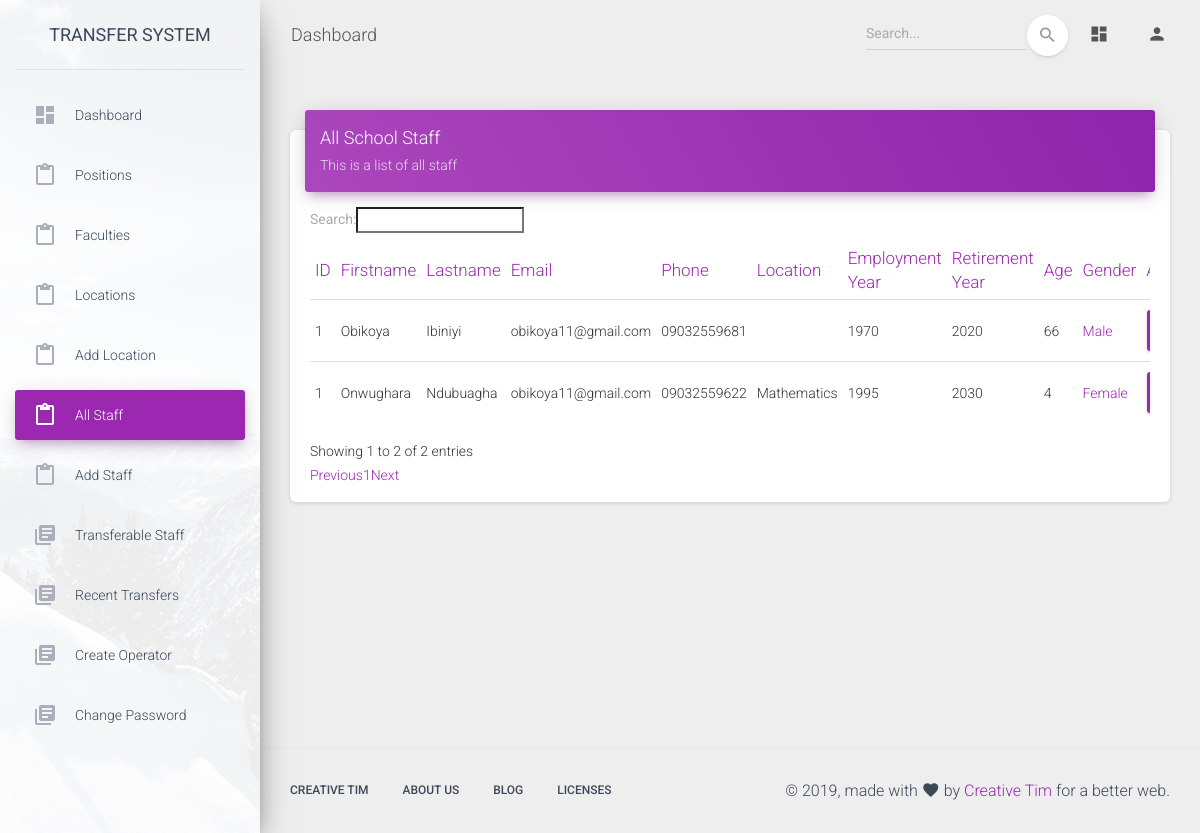
Page /admin/all_staff.php (signed in) on the earlier database version.
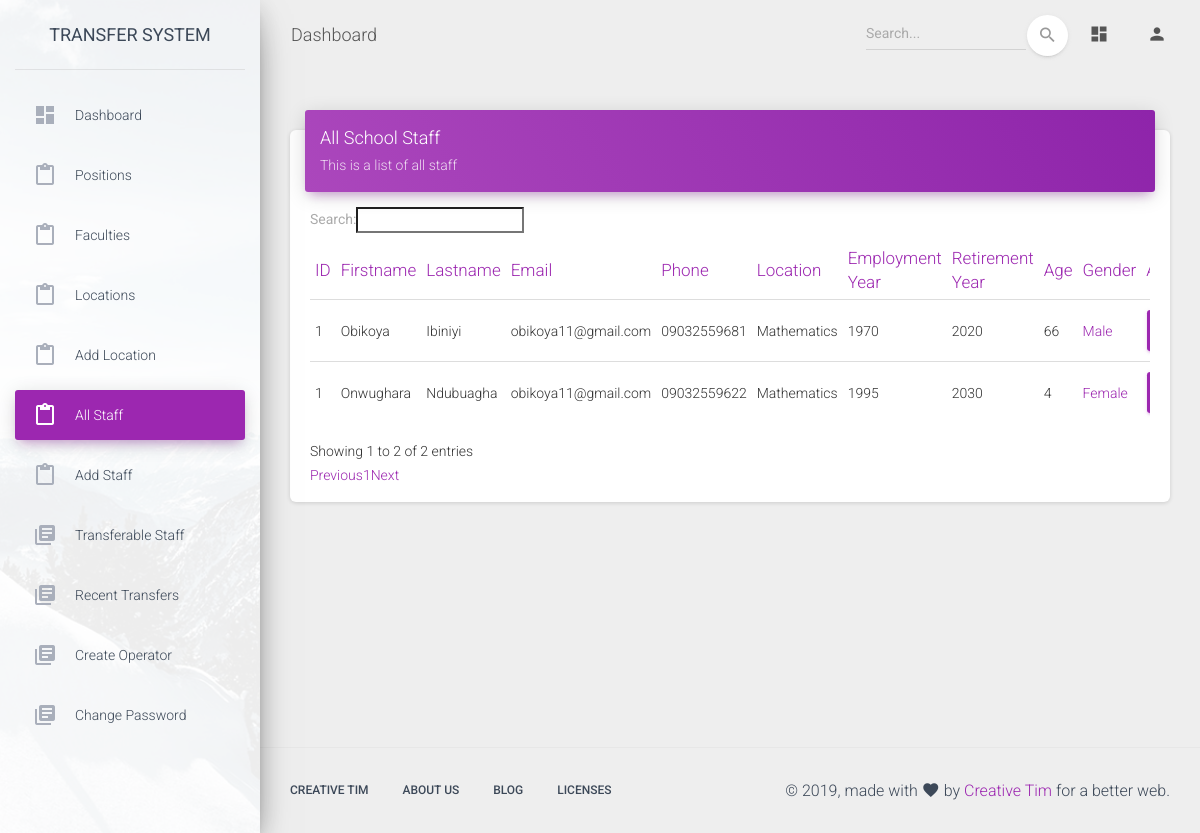
Same page on the later database version.
### tables this page shows
CREATE TABLE `staff` (
  `id` int(11) NOT NULL,
  `staff_id` varchar(255) NOT NULL,
  `firstname` varchar(255) NOT NULL,
  `lastname` varchar(255) NOT NULL,
  `email` varchar(255) NOT NULL,
  `phone` varchar(255) NOT NULL,
  `year_of_employment` smallint(6) NOT NULL,
  `date_of_birth` date NOT NULL,
  `qualification` varchar(255) NOT NULL,
  `last_transfer_date` date NOT NULL COMMENT 'date of recent transfer date',
  `year_of_retirement` smallint(6) NOT NULL,
  `age` int(11) NOT NULL,
  `gender` enum('Male','Female') NOT NULL,
  `faculty_id` varchar(255) NOT NULL,
  `location_id` varchar(255) NOT NULL,
  `position_id` varchar(255) NOT NULL,
  `created_at` timestamp NOT NULL DEFAULT CURRENT_TIMESTAMP,
  `updated_at` timestamp NOT NULL DEFAULT CURRENT_TIMESTAMP
);

CREATE TABLE `locations` (
  `id` int(11) NOT NULL,
  `name` varchar(255) NOT NULL,
  `location_id` varchar(255) NOT NULL,
  `faculty_id` varchar(255) NOT NULL,
  `created_at` datetime NOT NULL DEFAULT CURRENT_TIMESTAMP
);

### app/classes/Admin.php (called while the page is built, shortened)
<?php
class Admin extends Master
{
    public function get_location_name($location_id)
    {
        $data = ['name'];
        $table = "locations";
        $where = "WHERE location_id = '$location_id'";
        $location = $this->getData($data,$table,$where);
        return !empty($location)? $location['name']: "";
    }
    public function get_all_staff()
    {
        $data = "*";
        $table = "staff";
        $staff = $this->getAllData($data,$table);
        if(empty($staff)){
            return array();
        }else{
            return $staff;
        }
    }
}

### app/classes/Master.php (called while the page is built, shortened)
<?php
class Master
{
    protected $db;
    function __construct($db_conn){
        $this->db = $db_conn;
    }
    public function getData($data, $table, $where = '')
    {
        try {
            if ($data != '*') {
                $selections = implode(', ', $data);
            } else {
                $selections = '*';
            }
            $stmt = $this->db->prepare("SELECT {$selections} FROM `$table` " . $where . " LIMIT 1");
            $stmt->execute();
            $settings_data = $stmt->fetch(PDO::FETCH_ASSOC);
            if ($stmt->rowCount() > 0) {
                return $settings_data;
            }
        } catch (PDOException $e) {
            echo $e->getMessage();
        }
    }
    public function getAllData($data, $table, $where = '')
    {
        $settings_data=array();
        try {
            if ($data != '*') {
                $selections = implode(', ', $data);
            } else {
                $selections = '*';
            }
            $stmt = $this->db->prepare("SELECT {$selections} FROM `$table` " . $where . "");
            $stmt->execute();
            $settings_data = $stmt->fetchAll(PDO::FETCH_ASSOC);
            if ($stmt->rowCount() > 0) {
                return $settings_data;
            }
        } catch (PDOException $e) {
            return $settings_data;
        }
    }
}

### admin/all_staff.php (the view, shortened to what the changed rows need)
<?php
include '../app/init.php';
$admin = new Admin($db_conn);
$staff = $admin->get_all_staff();
?>
<!DOCTYPE html>
<html lang="en">
<head>
  <link rel="stylesheet" href="https://maxcdn.bootstrapcdn.com/font-awesome/latest/css/font-awesome.min.css">
  <link href="../assets/css/material-dashboard.css?v=2.1.1" rel="stylesheet" />
  <link href="../assets/demo/demo.css" rel="stylesheet" />
    <link rel="stylesheet" type="text/css" href="https://cdn.datatables.net/v/dt/dt-1.10.18/datatables.min.css"/>
</head>
<body class="">
  <div class="wrapper ">
    <div class="main-panel">
      <div class="content">
        <div class="container-fluid">
            <div class="row">
                <div class="col-md-12">
                    <div class="card">
                        <div class="card-body">
                            <div class="table-responsive">
                                <table class="table" id="staff">
                                    <thead class=" text-primary">
                                    <th>
                                        ID
                                    </th>
                                    <th>
                                        Firstname
                                    </th>
                                    <th>
                                        Lastname
                                    </th>
                                    <th>
                                        Email
                                    </th>
                                    <th>
                                        Phone
                                    </th>
                                    <th>
                                        Location
                                    </th>
                                    <th>
                                        Employment Year
                                    </th>
                                    <th>
                                        Retirement Year
                                    </th>
                                    <th>
                                        Age
                                    </th>
                                    <th>
                                        Gender
                                    </th>
                                    <th>Action</th>
                                    </thead>
                                    <tbody>
                                    <?php
                                    if(!empty($staff) && count($staff) > 0){
                                        foreach ($staff as $st){
                                    ?>
                                    <tr>
                                        <td>
                                            1
                                        </td>
                                        <td>
                                            <?php if(isset($st['firstname'])) echo $st['firstname'] ?>
                                        </td>
                                        <td>
                                            <?php if(isset($st['lastname'])) echo $st['lastname'] ?>
                                        </td>
                                        <td>
                                            <?php if(isset($st['email'])) echo $st['email'] ?>
                                        </td>
                                        <td>
                                            <?php if(isset($st['phone'])) echo $st['phone'] ?>
                                        </td>
                                        <td>
                                            <?php if(isset($st['location_id'])) echo $admin->get_location_name($st['location_id']) ?>
                                        </td>
                                        <td>
                                            <?php if(isset($st['year_of_employment'])) echo $st['year_of_employment'] ?>
                                        </td>
                                        <td>
                                            <?php if(isset($st['year_of_retirement'])) echo $st['year_of_retirement'] ?>
                                        </td>
                                        <td>
                                            <?php if(isset($st['age'])) echo $st['age'] ?>
                                        </td>
                                        <td class="text-primary">
                                            <?php if(isset($st['gender'])) echo $st['gender'] ?>
                                        </td>
                                        <td>
                                            <a href="edit_staff.php?sid=<?= base64_encode($st['staff_id']) ?>"
                                               class="btn btn-primary">Edit</a>
                                        </td>
                                    </tr>
                                    <?php   }
                                    } ?>
                                    </tbody>
                                </table>
                            </div>
                        </div>
                    </div>
                </div>
            </div>
        </div>
      </div>
    </div>
  </div>
</body>
</html>

Differences in the rows shown:
changed staff "Obikoya": location.name (not shown) → "Mathematics"
